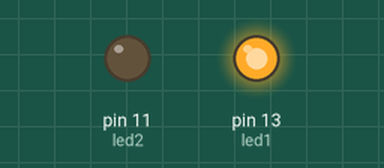
The sketch below on a simulated Arduino Uno, built with avr-gcc and run on an emulated ATmega328P. Shown: output pins drawn as LEDs (lit = HIGH).

Above: at 0.5 s.
At 11.5 s:
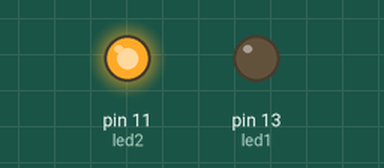
At 68.0 s:
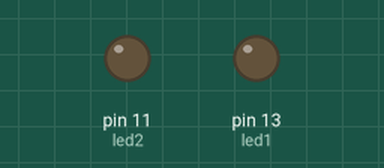
Timing chart, 0 to 80.6 s (numbered marks = the images above):
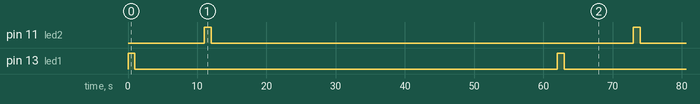

Measured:
- by itself, pin 11 (led2), pin 13 (led1): alternates HIGH for 1.0 s and LOW for 61.0 s
- by itself, everything shown: repeats every 62.0 s, in 4 steps

The sketch:

sketch_nov13a.ino
```cpp
int led1 = 13;
int led2= 11;


void setup() {
  // put your setup ,code here, to run once:
pinMode(led1, OUTPUT);
pinMode(led2, OUTPUT);
}

void loop() {
  // put your main code here, to run repeatedly:
  digitalWrite(led1, HIGH);
  delay(1000);
  digitalWrite(led1, LOW);
  delay(10000);
   digitalWrite(led2, HIGH);
  delay(1000);
  digitalWrite(led2, LOW);
  delay(50000);
}
```
